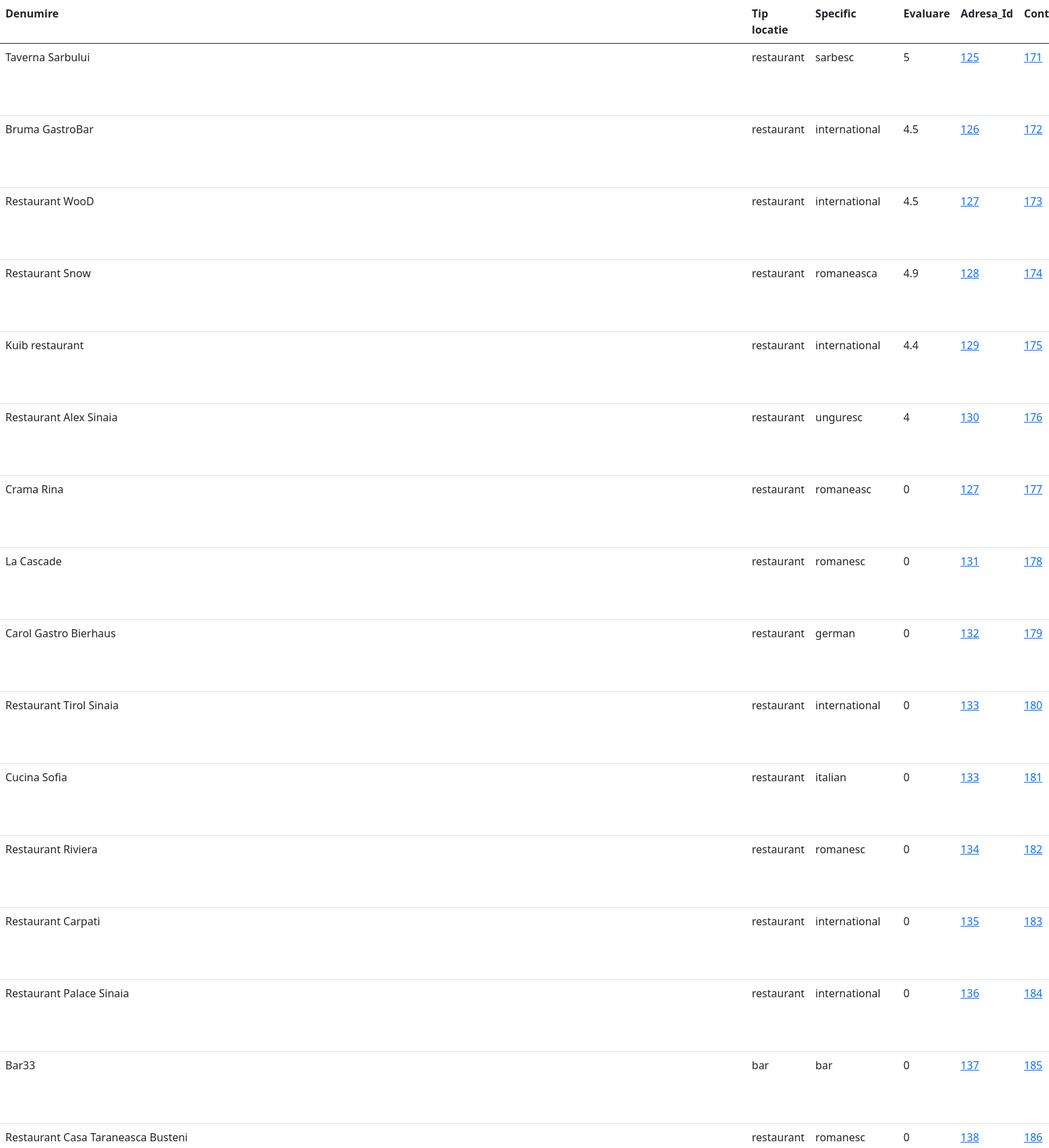
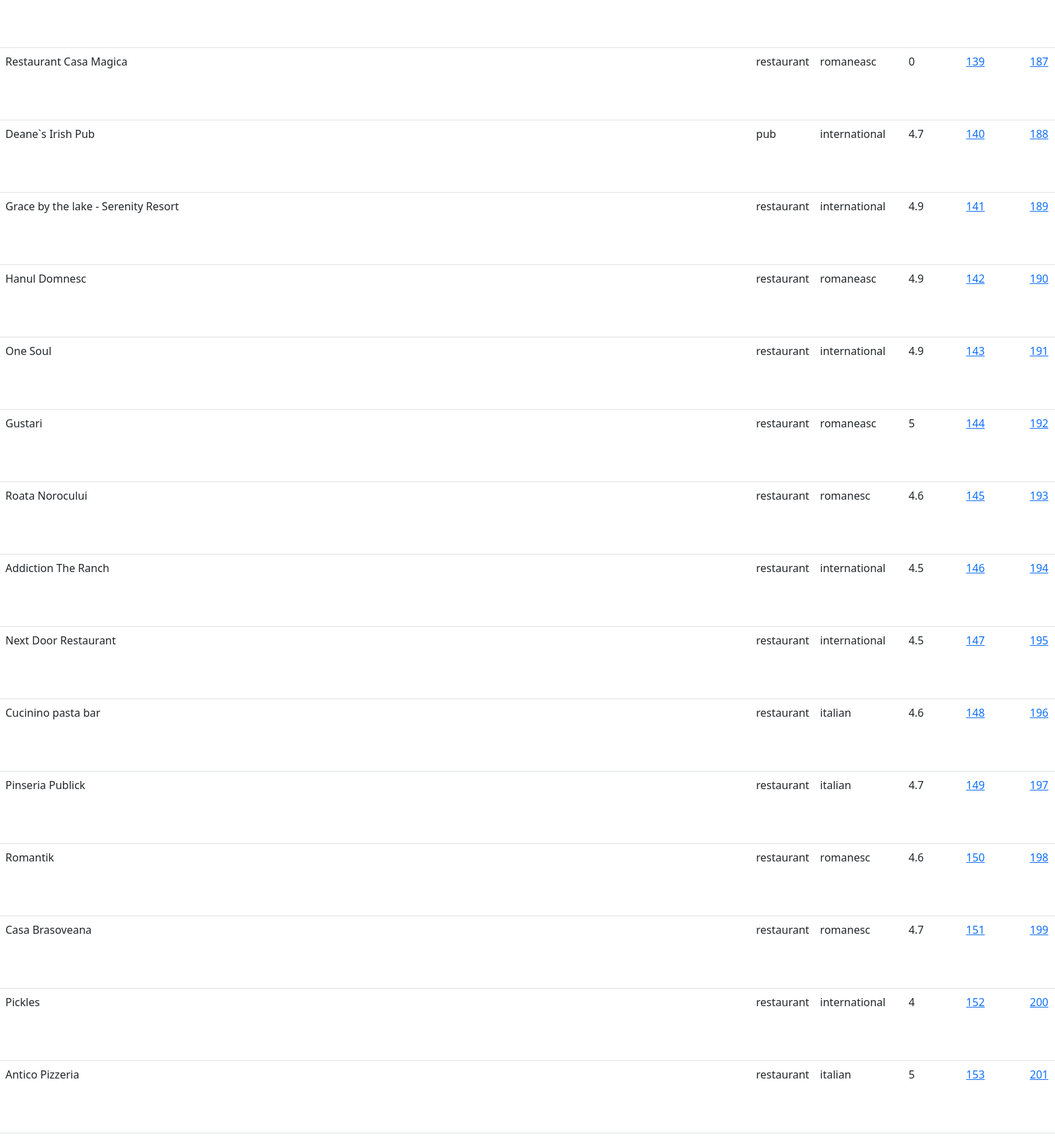
Page /restaurante.php (upper part) on the committed database (2 pictures, top to bottom).
### tables this page shows
CREATE TABLE IF NOT EXISTS `restaurante` (
  `id_restaurant` int NOT NULL AUTO_INCREMENT,
  `denumire` varchar(50) NOT NULL,
  `tip_locatie` varchar(50) NOT NULL,
  `specificuri` varchar(50) NOT NULL,
  `evaluare` float NOT NULL,
  `adresa_id` int NOT NULL,
  `restaurant_contact` int NOT NULL,
  PRIMARY KEY (`id_restaurant`),
  KEY `adresa_rest` (`adresa_id`),
  KEY `resta_contact` (`restaurant_contact`)
);

### restaurante.php (the view, shortened to what this page needs)
<!DOCTYPE html>
<html lang="en">
<head>
    <link href="https://cdn.jsdelivr.net/npm/bootstrap@5.0.2/dist/css/bootstrap.min.css" rel="stylesheet">
</head>
<body>
            <table class="table" style="width:50cm;">
                <thead>
                <tr class="table">
                    <th scope="col">Denumire</th>
                    <th scope="col">Tip locatie</th>
                    <th scope="col">Specific</th>
                    <th scope="col">Evaluare</th>
                    <th scope="col">Adresa_Id</th>
                    <th scope="col">Contact_Id</th>
                    </tr>
                </thead>
                <tbody>
                    <?php
                    $select="  SELECT * FROM restaurante;";
                    $rezultat=mysqli_query($conn, $select);
                    if($rezultat)
                    {
                       while( $row = mysqli_fetch_assoc($rezultat)){
                        $id_restaurant=$row['id_restaurant'];
                        $denumire=$row['denumire'];
                        $tip_locatie=$row['tip_locatie'];
                        $specificuri=$row['specificuri'];
                        $evaluare=$row['evaluare'];
                       $adresa_id=$row['adresa_id'];
                       $restaurant_contact=$row['restaurant_contact'];
                        echo' <tr class="table"  style="width:40cm;">
                        <td class="table">'.$denumire.'</td>
                        <td class="table">'.$tip_locatie.'</td>
                        <td class="table">'.$specificuri.'</td>
                        <td class="table">'.$evaluare.'</td>
                        <td class="table"><a href="adresa_specifica.php?adresa_id='.$adresa_id.'">'.$adresa_id.'</a></td>
                        <td class="table"><a href="contact_specific.php?contact_id='.$restaurant_contact.'">'.$restaurant_contact.'</td>
                        <td class="table">
                        <button ><a href="restaurante_update.php?modificaid='.$id_restaurant.'" >Restaurant</a>
                        </button>
                        <button ><a href="contacte_update.php?modificaid='.$restaurant_contact.'" >Contact</a>
                        </button>
                        <br>
                        <button ><a href="adrese_update.php?modificaid='.$adresa_id.'">Adresa</a>
                        </button>
                        </td>
                        <td class="table">
                        <button ><a href="includes/sterge_restaurante.php?stergeid='.$id_restaurant.'" >Restaurant</a></button>
                        <br>
                        <button ><a href="includes/sterge_contacte.php?stergeid='.$restaurant_contact.'" >Contact</a>
                        </button>
                        <button ><a href="includes/sterge_adresa.php?stergeid='.$adresa_id.'" >Adresa</a></button>
                        </td>
                        </tr>';
                       }
                    }
                    ?>
                </tbody>
            </table>
</body>
</html>

### rows in the picture
restaurante: denumire "Taverna Sarbului", tip_locatie "restaurant", specificuri "sarbesc", evaluare "5", adresa "125", restaurant_contact "171"
restaurante: denumire "Bruma GastroBar", tip_locatie "restaurant", specificuri "international", evaluare "4.5", adresa "126", restaurant_contact "172"
restaurante: denumire "Restaurant WooD", tip_locatie "restaurant", specificuri "international", evaluare "4.5", adresa "127", restaurant_contact "173"
restaurante: denumire "Restaurant Snow", tip_locatie "restaurant", specificuri "romaneasca", evaluare "4.9", adresa "128", restaurant_contact "174"
restaurante: denumire "Kuib restaurant", tip_locatie "restaurant", specificuri "international", evaluare "4.4", adresa "129", restaurant_contact "175"
restaurante: denumire "Restaurant Alex Sinaia", tip_locatie "restaurant", specificuri "unguresc", evaluare "4", adresa "130", restaurant_contact "176"
restaurante: denumire "Crama Rina", tip_locatie "restaurant", specificuri "romaneasc", evaluare "0", adresa "127", restaurant_contact "177"
restaurante: denumire "La Cascade", tip_locatie "restaurant", specificuri "romanesc", evaluare "0", adresa "131", restaurant_contact "178"
restaurante: denumire "Carol Gastro Bierhaus", tip_locatie "restaurant", specificuri "german", evaluare "0", adresa "132", restaurant_contact "179"
restaurante: denumire "Restaurant Tirol Sinaia", tip_locatie "restaurant", specificuri "international", evaluare "0", adresa "133", restaurant_contact "180"
restaurante: denumire "Cucina Sofia", tip_locatie "restaurant", specificuri "italian", evaluare "0", adresa "133", restaurant_contact "181"
restaurante: denumire "Restaurant Riviera", tip_locatie "restaurant", specificuri "romanesc", evaluare "0", adresa "134", restaurant_contact "182"
restaurante: denumire "Restaurant Carpati", tip_locatie "restaurant", specificuri "international", evaluare "0", adresa "135", restaurant_contact "183"
restaurante: denumire "Restaurant Palace Sinaia", tip_locatie "restaurant", specificuri "international", evaluare "0", adresa "136", restaurant_contact "184"
restaurante: denumire "Bar33", tip_locatie "bar", specificuri "bar", evaluare "0", adresa "137", restaurant_contact "185"
restaurante: denumire "Restaurant Casa Taraneasca Busteni", tip_locatie "restaurant", specificuri "romanesc", evaluare "0", adresa "138", restaurant_contact "186"
restaurante: denumire "Restaurant Casa Magica", tip_locatie "restaurant", specificuri "romaneasc", evaluare "0", adresa "139", restaurant_contact "187"
restaurante: denumire "Deane`s Irish Pub", tip_locatie "pub", specificuri "international", evaluare "4.7", adresa "140", restaurant_contact "188"
restaurante: denumire "Grace by the lake - Serenity Resort", tip_locatie "restaurant", specificuri "international", evaluare "4.9", adresa "141", restaurant_contact "189"
restaurante: denumire "Hanul Domnesc", tip_locatie "restaurant", specificuri "romaneasc", evaluare "4.9", adresa "142", restaurant_contact "190"
restaurante: denumire "One Soul", tip_locatie "restaurant", specificuri "international", evaluare "4.9", adresa "143", restaurant_contact "191"
restaurante: denumire "Gustari", tip_locatie "restaurant", specificuri "romaneasc", evaluare "5", adresa "144", restaurant_contact "192"
restaurante: denumire "Roata Norocului", tip_locatie "restaurant", specificuri "romanesc", evaluare "4.6", adresa "145", restaurant_contact "193"
restaurante: denumire "Addiction The Ranch", tip_locatie "restaurant", specificuri "international", evaluare "4.5", adresa "146", restaurant_contact "194"
restaurante: denumire "Next Door Restaurant", tip_locatie "restaurant", specificuri "international", evaluare "4.5", adresa "147", restaurant_contact "195"
restaurante: denumire "Cucinino pasta bar", tip_locatie "restaurant", specificuri "italian", evaluare "4.6", adresa "148", restaurant_contact "196"
restaurante: denumire "Pinseria Publick", tip_locatie "restaurant", specificuri "italian", evaluare "4.7", adresa "149", restaurant_contact "197"
restaurante: denumire "Romantik", tip_locatie "restaurant", specificuri "romanesc", evaluare "4.6", adresa "150", restaurant_contact "198"
restaurante: denumire "Casa Brasoveana", tip_locatie "restaurant", specificuri "romanesc", evaluare "4.7", adresa "151", restaurant_contact "199"
restaurante: denumire "Pickles", tip_locatie "restaurant", specificuri "international", evaluare "4", adresa "152", restaurant_contact "200"
restaurante: denumire "Antico Pizzeria", tip_locatie "restaurant", specificuri "italian", evaluare "5", adresa "153", restaurant_contact "201"
